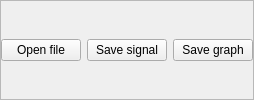
           <widget class="QFrame" name="frame_12">
            <property name="styleSheet">
             <string notr="true"/>
            </property>
            <property name="frameShape">
             <enum>QFrame::StyledPanel</enum>
            </property>
            <property name="frameShadow">
             <enum>QFrame::Raised</enum>
            </property>
            <property name="lineWidth">
             <number>0</number>
            </property>
            <layout class="QHBoxLayout" name="horizontalLayout_2">
             <property name="leftMargin">
              <number>0</number>
             </property>
             <property name="topMargin">
              <number>0</number>
             </property>
             <property name="rightMargin">
              <number>0</number>
             </property>
             <property name="bottomMargin">
              <number>0</number>
             </property>
             <item>
              <widget class="QPushButton" name="pushButton_openfile">
               <property name="toolTip">
                <string>&lt;html&gt;&lt;head/&gt;&lt;body&gt;&lt;p&gt;Open csv file&lt;/p&gt;&lt;/body&gt;&lt;/html&gt;</string>
               </property>
               <property name="text">
                <string>Open file</string>
               </property>
              </widget>
             </item>
             <item>
              <widget class="QPushButton" name="pushButton_save_signal">
               <property name="text">
                <string>Save signal</string>
               </property>
              </widget>
             </item>
             <item>
              <widget class="QPushButton" name="pushButton_save_graph">
               <property name="text">
                <string>Save graph</string>
               </property>
              </widget>
             </item>
            </layout>
           </widget>
